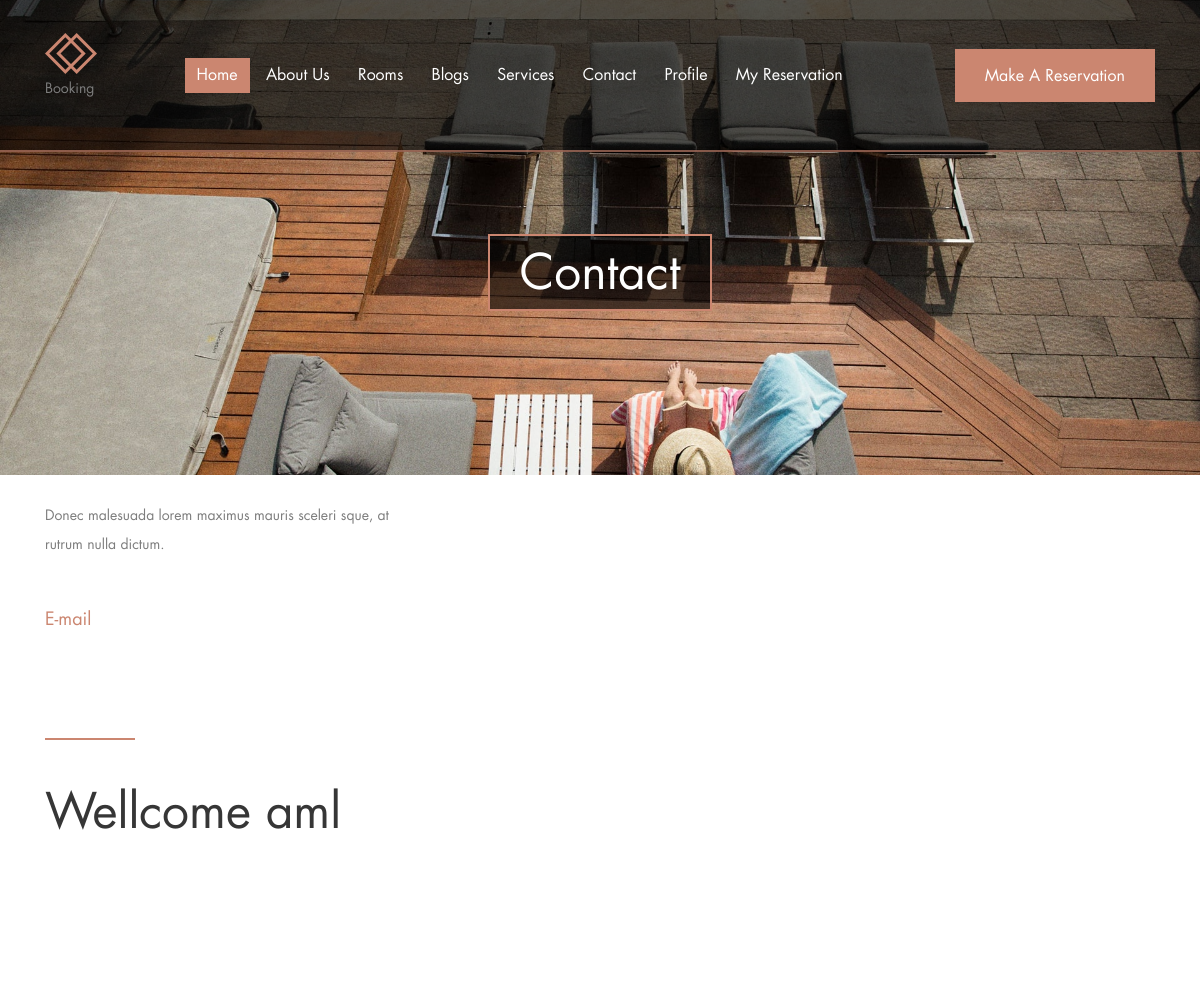
/accounts/profile/ (signed in, upper part), run on an earlier commit of the app's database.
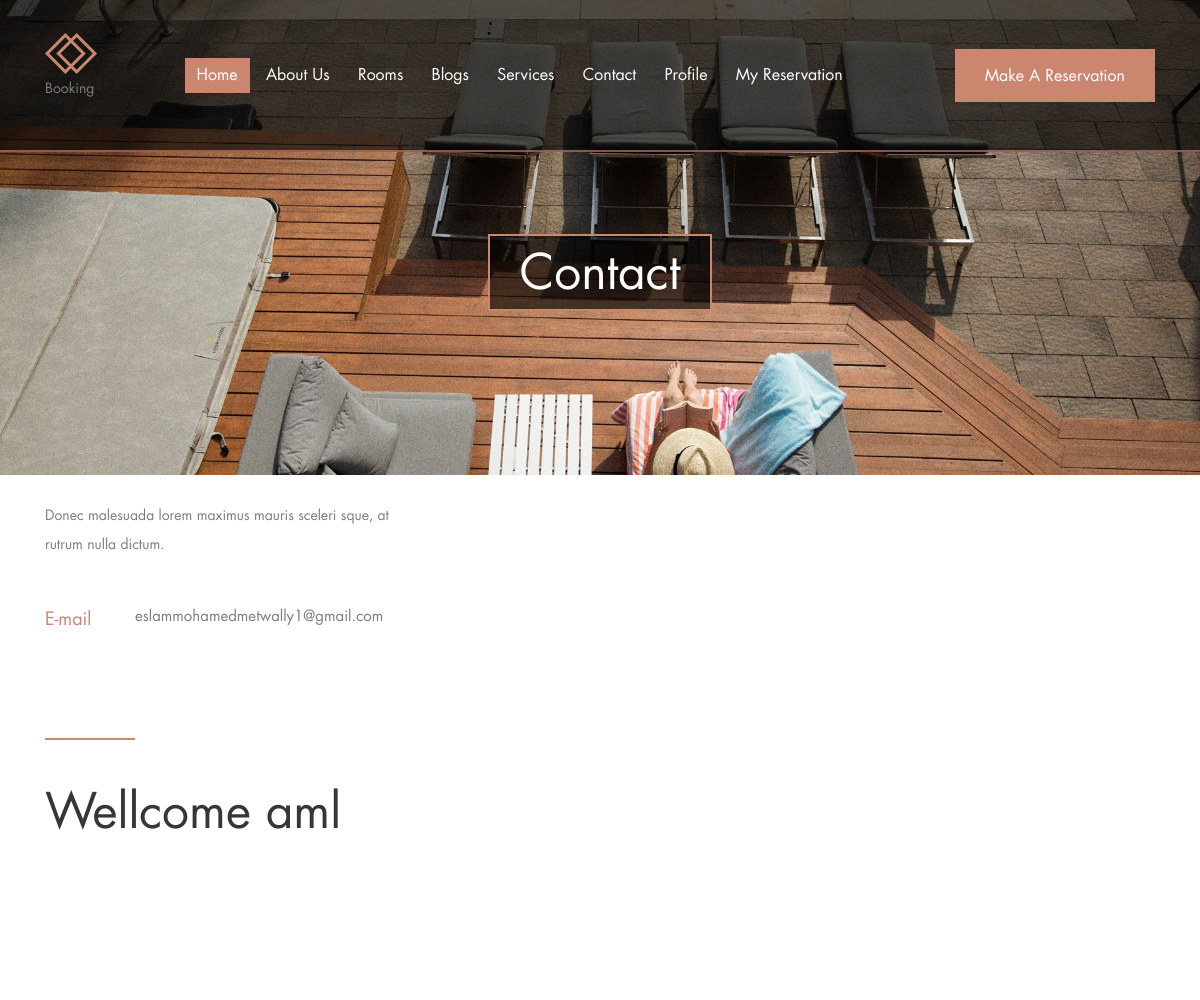
And on a later commit of the database.
### accounts/models.py (models this page shows, shortened)
class Profile(models.Model):
    user = models.OneToOneField(User,on_delete=models.CASCADE)

### accounts/views.py (the view)
# urls.py: path('profile/', views.profile, name='profile'),
def profile(request):
    profile = Profile.objects.get(user=request.user)
    return render(request, 'accounts/profile.html',{'profile':profile})

### accounts/templates/accounts/profile.html (shortened to what this page needs)
{% extends 'base.html' %}
{% load static %}
{% block body %}
    <section class="breadcumb-area bg-img d-flex align-items-center justify-content-center" style="background-image: url({%static 'img/bg-img/bg-8.jpg'%});">
        <div class="bradcumbContent">
            <h2>Contact</h2>
        </div>
    </section>
    <div class="book-now-area">
        <div class="container">
            <div class="row justify-content-center">
                <div class="col-12 col-lg-10">
                </div>
            </div>
        </div>
    </div>
    <section class="contact-information-area">
        <div class="container">
            <div class="row">
                <div class="col-12 col-lg-4">
                    <div class="single-contact-information mb-100">
                        <div class="section-text">
                            <p>Donec malesuada lorem maximus mauris sceleri sque, at rutrum nulla dictum.</p>
                        </div>
                        <div class="contact-content d-flex">
                            <p>E-mail</p>
                            <p>{{profile.user.email}}</p>
                        </div>
                    </div>
                </div>
        </div>
    </section>
    <section class="contact-form-area mb-100">
        <div class="container">
            <div class="row">
                <div class="col-12">
                    <div class="section-heading">
                        <div class="line-"></div>
                        <h2>Wellcome {{profile.user.username}}</h2>
                    </div>
                </div>
            </div>
            <div class="row">
                <div class="col-12">
                </div>
            </div>
        </div>
    </section>
</body>
</html>
{% endblock body %}

What changed in the data, as far as the page shows it:
removed Profile: user.username "aml"
added Profile: user.email "eslammohamedmetwally1@gmail.com", user.username "aml"
